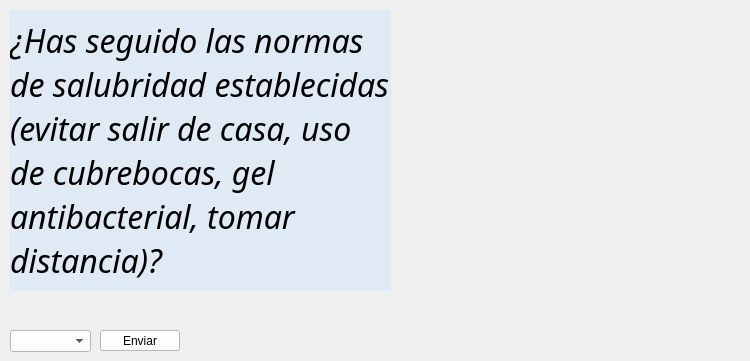
        <widget class="QWidget" name="q0">
         <widget class="QLabel" name="pregunta">
          <property name="geometry">
           <rect>
            <x>10</x>
            <y>10</y>
            <width>381</width>
            <height>281</height>
           </rect>
          </property>
          <property name="font">
           <font>
            <family>Corbel</family>
            <pointsize>24</pointsize>
            <weight>9</weight>
            <italic>true</italic>
            <bold>false</bold>
           </font>
          </property>
          <property name="styleSheet">
           <string notr="true">color: rgb(0, 0, 0);
background-color: rgba(199, 227, 255, 100);
font: 75 italic 24pt &quot;Corbel&quot;;</string>
          </property>
          <property name="text">
           <string>¿Has seguido las normas de salubridad establecidas (evitar salir de casa, uso de cubrebocas, gel antibacterial, tomar distancia)?</string>
          </property>
          <property name="wordWrap">
           <bool>true</bool>
          </property>
         </widget>
         <widget class="QLabel" name="imagen">
          <property name="geometry">
           <rect>
            <x>430</x>
            <y>10</y>
            <width>311</width>
            <height>281</height>
           </rect>
          </property>
          <property name="text">
           <string/>
          </property>
          <property name="pixmap">
           <pixmap resource="Imagenes.qrc">:/imgs/Uso_del_cubrebocas17.png</pixmap>
          </property>
          <property name="scaledContents">
           <bool>true</bool>
          </property>
         </widget>
         <widget class="QComboBox" name="respuestaQ0">
          <property name="geometry">
           <rect>
            <x>10</x>
            <y>330</y>
            <width>81</width>
            <height>22</height>
           </rect>
          </property>
          <property name="styleSheet">
           <string notr="true">color: rgb(0, 0, 0);
background-color: rgb(255, 255, 255);</string>
          </property>
          <item>
           <property name="text">
            <string/>
           </property>
          </item>
          <item>
           <property name="text">
            <string>SI</string>
           </property>
          </item>
          <item>
           <property name="text">
            <string>NO</string>
           </property>
          </item>
         </widget>
         <widget class="QPushButton" name="enviarQ0">
          <property name="geometry">
           <rect>
            <x>100</x>
            <y>330</y>
            <width>80</width>
            <height>21</height>
           </rect>
          </property>
          <property name="styleSheet">
           <string notr="true">color: rgb(0, 0, 0);
background-color: rgb(255, 255, 255);</string>
          </property>
          <property name="text">
           <string>Enviar</string>
          </property>
         </widget>
        </widget>
